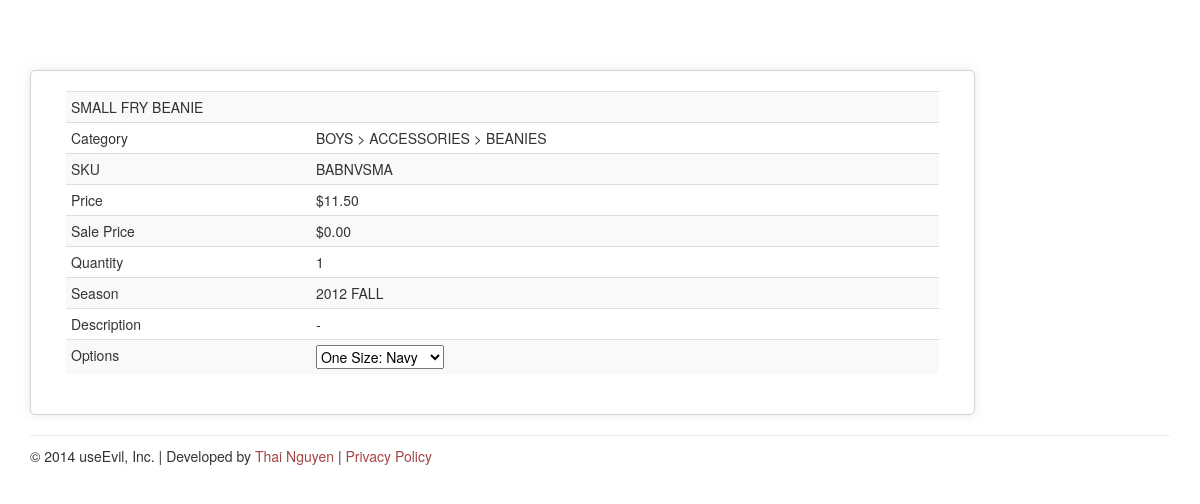
The app's page /product/2 with its own data.
### sideproductcatalog/models.py (models this page shows, shortened)
class Product(models.Model):
    name = models.CharField(max_length=100, blank=False, null=False)
    sku = models.CharField(max_length=100, blank=False, null=False)
    taxable = models.BooleanField(blank=True, default=False)
    price = CurrencyField(blank=False, null=False, default=0.00)
    quantity = models.PositiveIntegerField(max_length=15, blank=False, null=False, default=0)
    description = models.CharField(max_length=1000, blank=True, null=True)
    sale_price = CurrencyField(blank=False, null=False, default=0.00)
    on_sale = models.BooleanField(blank=True, default=False)
    category = models.ForeignKey(Category, blank=True, null=True, related_name="products")
    season = models.CharField(max_length=25, blank=True, null=True)
    season_code = models.ForeignKey(SeasonCode, blank=True, null=True)
    @property
    def category_breadcrumb(self):
        categories = list()
        parent = self.category.get_parent
        categories.append(self.category.name)
        while parent:
            categories.append(parent.name)
            parent = parent.get_parent
        categories.reverse()
        return " &gt; ".join(categories)

class Category(models.Model):
    name = models.CharField(max_length=100, blank=False, null=False)
    level = models.PositiveIntegerField(blank=False, null=False)
    parent = models.PositiveIntegerField(blank=True, null=True)
    class Meta:
        verbose_name_plural = 'Categories'
    @property
    def get_parent(self):
        try:
            return Category.objects.get(id=self.parent)
        except:
            return

class Option(models.Model):
    product = models.ForeignKey(Product, related_name='options')
    type = models.CharField(max_length=15, blank=True, null=True)
    label = models.CharField(max_length=50, blank=True, null=True)
    def option_value_list(self):
        option_value_list = self.option_value.values('upc').distinct()
        options = list()
        for option_value in option_value_list:
            option_values = self.option_value.filter(upc=option_value['upc']).all()
            values = [ ov.label for ov in option_values ]
            values.append(option_value['upc'])
            options.append(values)
        return options

class OptionValue(models.Model):
    option = models.ForeignKey(Option, related_name='option_value')
    upc = models.PositiveIntegerField(blank=False, null=False)
    color_code = models.ForeignKey(ColorCode, blank=True, null=True)
    value = models.CharField(max_length=15, blank=True, null=True)
    label = models.CharField(max_length=50, blank=True, null=True)

### sideproductcatalog/views.py (the view)
# urls.py: url(r'^product/(?P<product_id>[\d]+)$', 'sideproductcatalog.views.product', name='product'),
def product(request, product_id=None):
    try:
        product=Product.objects.get(id=product_id)
    except:
        return HttpResponseRedirect('/')
    c = Context(
            dict(
                page_title=product.name,
                product=product,
            )
        )
    return render_to_response('product.html', c, context_instance=RequestContext(request))

### sideproductcatalog/templates/product.html
{% extends "base.html" %}
{% load humanize %}
{% block content %}
  <div class="col-xs-12 col-sm-9 col-lg-10">
    <div class="row box-shadow">
      <div class="col-lg-12">
        <table class="table table-hover table-striped table-condensed">
          <tr>
            <td colspan="3">{{ product.name }}</td>
          </tr>
            <tr>
              <td>Category</td>
              <td>&nbsp;</td>
              <td>{{ product.category_breadcrumb|safe }}</td>
            </tr>
            <tr>
              <td>SKU</td>
              <td>&nbsp;</td>
              <td>{{ product.sku }}</td>
            </tr>
            <tr>
              <td>Price</td>
              <td>&nbsp;</td>
              <td>${{ product.price|floatformat:2|intcomma }}</td>
            </tr>
            <tr>
              <td>Sale Price</td>
              <td>&nbsp;</td>
              <td>${{ product.sale_price|floatformat:2|intcomma }}</td>
            </tr>
            <tr>
              <td>Quantity</td>
              <td>&nbsp;</td>
              <td>{{ product.quantity }}</td>
            </tr>
            <tr>
              <td>Season</td>
              <td>&nbsp;</td>
              <td>{{ product.season }}</td>
            </tr>
            <tr>
              <td>Description</td>
              <td>&nbsp;</td>
              <td>{{ product.description }}</th>
            </tr>
            {% for option in product.options.all %}
            <tr>
              <td>Options</td>
                <td>&nbsp;</td>
              <td>
                <select name="options-sku">
                {% for option_value in option.option_value_list %}
                  <option value="{{ option_value.2 }}">{{ option_value.0 }}: {{ option_value.1 }}</option>
                {% endfor %}
                </select>
              </td>
            </tr>
            {% endfor %}
        </table>
      </div>
    </div>
  </div>
{% endblock %}

### sideproductcatalog/static/css/side-product-catalog.css (style rules this page uses)
html, body { overflow-x: hidden; }
body { padding-top: 70px; }
div.box-shadow { background: #fff; margin: 0; padding: 20px; border-radius: 5px; box-shadow: 0px 0px 10px 0px rgba(0,0,0,0.1); border: solid 1px #D4D5D5; }

### records on screen
Product: name "SMALL FRY BEANIE", category_breadcrumb "BOYS > ACCESSORIES > BEANIES", sku "BABNVSMA", price "11.50", sale_price "0.00", quantity "1", season "2012 FALL", description "-"
Option: options-sku "One Size: Navy"
